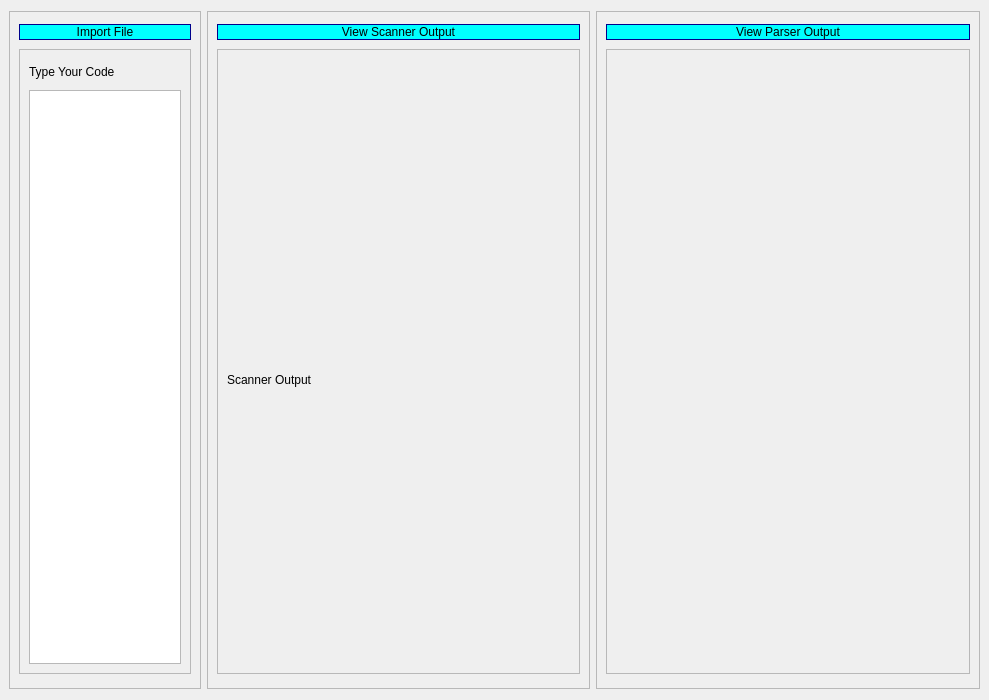
<?xml version="1.0" encoding="UTF-8"?>
<ui version="4.0">
 <class>MainWindow</class>
 <widget class="QMainWindow" name="MainWindow">
  <property name="geometry">
   <rect>
    <x>0</x>
    <y>0</y>
    <width>989</width>
    <height>700</height>
   </rect>
  </property>
  <property name="windowTitle">
   <string>MainWindow</string>
  </property>
  <widget class="QWidget" name="centralwidget">
   <layout class="QHBoxLayout" name="horizontalLayout" stretch="1,2,2">
    <item alignment="Qt::AlignmentFlag::AlignLeft">
     <widget class="QFrame" name="frame1">
      <property name="maximumSize">
       <size>
        <width>16777215</width>
        <height>678</height>
       </size>
      </property>
      <property name="layoutDirection">
       <enum>Qt::LayoutDirection::RightToLeft</enum>
      </property>
      <property name="frameShape">
       <enum>QFrame::Shape::StyledPanel</enum>
      </property>
      <property name="frameShadow">
       <enum>QFrame::Shadow::Raised</enum>
      </property>
      <layout class="QVBoxLayout" name="verticalLayout_3">
       <item>
        <widget class="QPushButton" name="frame1button">
         <property name="styleSheet">
          <string notr="true">QPushButton {
    background-color: cyan;
    color: black;
    border: 1px solid darkblue
}

/* For hover effect */
QPushButton:hover {
    background-color: lightcyan;
}

/* For pressed state */
QPushButton:pressed {
    background-color: darkcyan;
}</string>
         </property>
         <property name="text">
          <string>Import File</string>
         </property>
        </widget>
       </item>
       <item>
        <widget class="QFrame" name="frame11">
         <property name="maximumSize">
          <size>
           <width>16777215</width>
           <height>625</height>
          </size>
         </property>
         <property name="frameShape">
          <enum>QFrame::Shape::StyledPanel</enum>
         </property>
         <property name="frameShadow">
          <enum>QFrame::Shadow::Raised</enum>
         </property>
         <layout class="QVBoxLayout" name="verticalLayout_4">
          <item>
           <widget class="QLabel" name="label">
            <property name="text">
             <string>Type Your Code </string>
            </property>
           </widget>
          </item>
          <item>
           <widget class="QTextEdit" name="textEdit">
            <property name="maximumSize">
             <size>
              <width>16777215</width>
              <height>574</height>
             </size>
            </property>
           </widget>
          </item>
         </layout>
        </widget>
       </item>
      </layout>
     </widget>
    </item>
    <item>
     <widget class="QFrame" name="frame2">
      <property name="maximumSize">
       <size>
        <width>16777215</width>
        <height>678</height>
       </size>
      </property>
      <property name="frameShape">
       <enum>QFrame::Shape::StyledPanel</enum>
      </property>
      <property name="frameShadow">
       <enum>QFrame::Shadow::Raised</enum>
      </property>
      <layout class="QVBoxLayout" name="verticalLayout_5">
       <item>
        <widget class="QPushButton" name="frame2button">
         <property name="layoutDirection">
          <enum>Qt::LayoutDirection::LeftToRight</enum>
         </property>
         <property name="styleSheet">
          <string notr="true">QPushButton {
    background-color: cyan;
    color: black;
    border: 1px solid darkblue
}

/* For hover effect */
QPushButton:hover {
    background-color: lightcyan;
}

/* For pressed state */
QPushButton:pressed {
    background-color: darkcyan;
}</string>
         </property>
         <property name="text">
          <string>View Scanner Output</string>
         </property>
        </widget>
       </item>
       <item>
        <widget class="QFrame" name="frame21">
         <property name="maximumSize">
          <size>
           <width>16777215</width>
           <height>625</height>
          </size>
         </property>
         <property name="frameShape">
          <enum>QFrame::Shape::StyledPanel</enum>
         </property>
         <property name="frameShadow">
          <enum>QFrame::Shadow::Raised</enum>
         </property>
         <widget class="QLabel" name="textLabel">
          <property name="geometry">
           <rect>
            <x>10</x>
            <y>60</y>
            <width>321</width>
            <height>541</height>
           </rect>
          </property>
          <property name="maximumSize">
           <size>
            <width>16777215</width>
            <height>541</height>
           </size>
          </property>
          <property name="text">
           <string>Scanner Output</string>
          </property>
         </widget>
        </widget>
       </item>
      </layout>
     </widget>
    </item>
    <item>
     <widget class="QFrame" name="frame3">
      <property name="maximumSize">
       <size>
        <width>16777215</width>
        <height>678</height>
       </size>
      </property>
      <property name="layoutDirection">
       <enum>Qt::LayoutDirection::RightToLeft</enum>
      </property>
      <property name="frameShape">
       <enum>QFrame::Shape::StyledPanel</enum>
      </property>
      <property name="frameShadow">
       <enum>QFrame::Shadow::Raised</enum>
      </property>
      <layout class="QVBoxLayout" name="verticalLayout_6">
       <item>
        <widget class="QPushButton" name="frame3button">
         <property name="styleSheet">
          <string notr="true">QPushButton {
    background-color: cyan;
    color: black;
    border: 1px solid darkblue
}

/* For hover effect */
QPushButton:hover {
    background-color: lightcyan;
}

/* For pressed state */
QPushButton:pressed {
    background-color: darkcyan;
}</string>
         </property>
         <property name="text">
          <string>View Parser Output</string>
         </property>
        </widget>
       </item>
       <item>
        <widget class="QFrame" name="frame31">
         <property name="maximumSize">
          <size>
           <width>16777215</width>
           <height>625</height>
          </size>
         </property>
         <property name="frameShape">
          <enum>QFrame::Shape::StyledPanel</enum>
         </property>
         <property name="frameShadow">
          <enum>QFrame::Shadow::Raised</enum>
         </property>
        </widget>
       </item>
      </layout>
     </widget>
    </item>
   </layout>
  </widget>
 </widget>
 <resources/>
 <connections/>
</ui>
